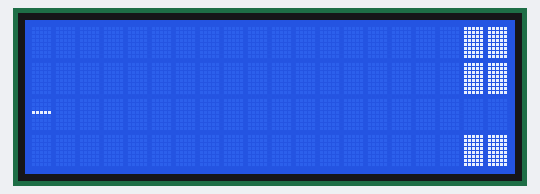
Bench run of a sketch on a simulated Arduino Uno, built with avr-gcc and run on an emulated ATmega328P. Shown: 20×4 character LCD.

Above: at 0.1 s.
At 4.2 s:
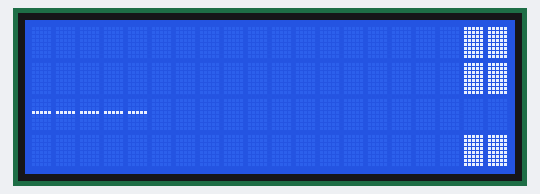
At 9.4 s:
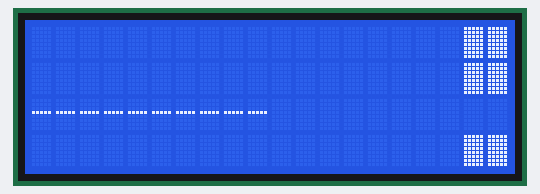
At 19.8 s:
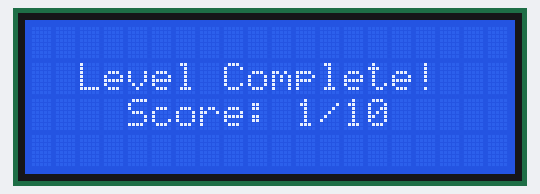
At 30.2 s:
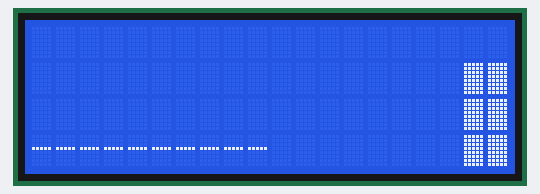
At 39.78 s:
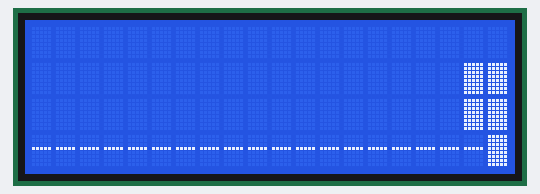

Measured:
- what the display in image 3 shows lasts 1.2 s, from 19.8 s to 21.0 s

The sketch:

300LCDpract1.ino
```cpp
#include <Wire.h>
#include <hd44780.h>
#include <hd44780ioClass/hd44780_I2Cexp.h>

// Define the LCD address
const int lcdAddress = 0x27;  // or 0x3F, depending on the backpack
bool levelOne = true;
int score = 0;
// Create an instance of the LCD class
hd44780_I2Cexp lcd(lcdAddress);

void setup() {
  // Initialize the LCD
  lcd.begin(20, 4);
}

void levelOnePlay() {
  lcd.clear();

  // Draw rectangles (keep existing code)
  lcd.setCursor(18, 0);   // Set cursor to far right top corner
  lcd.write((char)0xFF);  // Draw top left pixel of rectangle
  lcd.setCursor(19, 0);   // Move cursor to right
  lcd.write((char)0xFF);  // Draw top right pixel of rectangle
  lcd.setCursor(18, 1);   // Move cursor down
  lcd.write((char)0xFF);  // Draw bottom left pixel of rectangle
  lcd.setCursor(19, 1);   // Move cursor to right
  lcd.write((char)0xFF);  // Draw bottom right pixel of rectangle

  lcd.setCursor(18, 3);   // Set cursor to bottom right corner
  lcd.write((char)0xFF);  // Draw left pixel of rectangle
  lcd.setCursor(19, 3);   // Move cursor to right
  lcd.write((char)0xFF);  // Draw right pixel of rectangle

  // Calculate the middle row
  int freqIn = 2;  // Assuming 4 rows total

  // Write "_" character one pixel to the right every 25ms
  static int xPosition = 0;  // Start at the beginning of the first column
  static int goalHeight = 2;
  static unsigned long lastUpdate = 0;
  unsigned long currentTime = millis();
  if (currentTime - lastUpdate >= 5) {
    for (int i = 0; i <= xPosition; i++) {
      lcd.setCursor(i, freqIn);
      lcd.print("-");
    }

    // Increment xPosition
    xPosition++;
    // Wrap around to the beginning if we reach the end of the screen
    if (xPosition >= 20) {
      lcd.clear();
      if (freqIn == goalHeight) {
        score = 1;
        lcd.setCursor(2, 1);
        lcd.print("Level Complete!");
        lcd.setCursor(4, 2);
        lcd.print("Score: ");
        lcd.print(score);
        lcd.setCursor(12, 2);
        lcd.print("/10");
        delay(200);
        levelOne = false;
      } else {
        xPosition = 0;
        score = 0;
        failScreen();
      }
    }
    // Update last update time
    lastUpdate = currentTime;
  }
}
void levelTwoPlay() {
  lcd.clear();
  for (int i = 1; i <= 3; i++) {
    lcd.setCursor(18, i);   // Set cursor to two pixels from the right edge
    lcd.write((char)0xFF);  // Draw left pixel of rectangle
    lcd.setCursor(19, i);   // Move cursor to right
    lcd.write((char)0xFF);  // Draw right pixel of rectangle
  }

  // Calculate the middle row
  int freqIn = 3;  // Assuming 4 rows total

  // Write "_" character one pixel to the right every 25ms
  static int xPosition = 0;  // Start at the beginning of the first column
  static int goalHeight = 0;
  static unsigned long lastUpdate = 0;
  unsigned long currentTime = millis();
  if (currentTime - lastUpdate >= 5) {
    for (int i = 0; i <= xPosition; i++) {
      lcd.setCursor(i, freqIn);
      lcd.print("-");
    }

    // Increment xPosition
    xPosition++;
    // Wrap around to the beginning if we reach the end of the screen
    if (xPosition >= 20) {
      lcd.clear();
      if (freqIn == goalHeight) {
        levelTwoWin();
      } else {
        xPosition = 0;
        score = 1;
        failScreen();
      }
    }
    // Update last update time
    lastUpdate = currentTime;
  }
}

void levelTwoWin() {
  lcd.clear();
  lcd.setCursor(2, 1);
  lcd.print("Level Complete!");
  lcd.setCursor(4, 2);
  lcd.print("Score: 2/10 ");
  delay(200);
}

void failScreen() {
  lcd.clear();
  lcd.setCursor(4, 1);
  lcd.print("Fail, loser");
  lcd.setCursor(5, 2);
  lcd.print("Score: ");
  lcd.print(score);
  lcd.setCursor(10, 2);
  lcd.print("/10");
  delay(600);
  lcd.clear();  // Clear the LCD
}


void loop() {
  if (levelOne) {
    levelOnePlay();
  } else {
    levelTwoPlay();
  }
  delay(1000);  // Wait for 1 second between full clears
}
```
